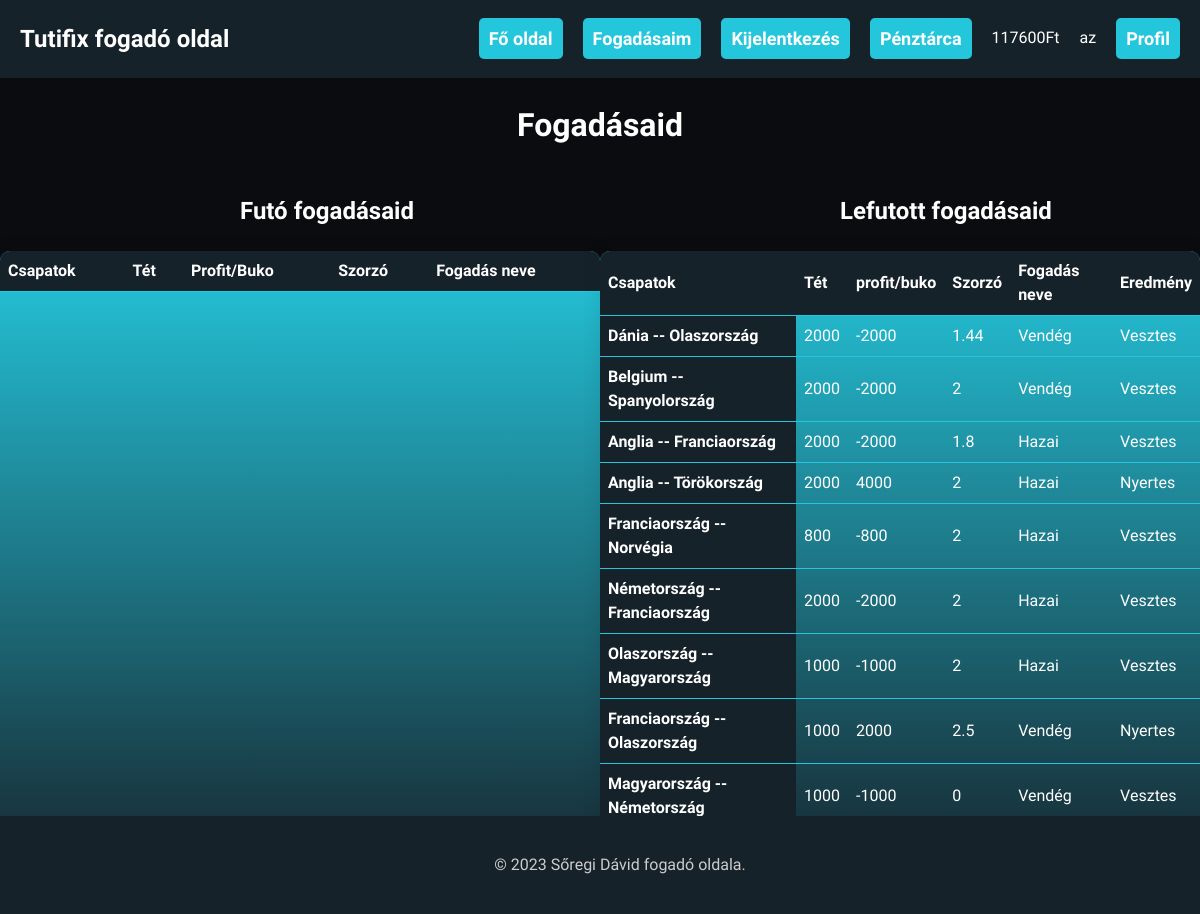
Page /Fogadás_web/fogadasok.php (signed in) on the committed database.
### tables this page shows
CREATE TABLE `penztarca` (
  `felhasz_id` int(11) NOT NULL,
  `penztarca_id` int(11) NOT NULL,
  `egyenleg` double NOT NULL
);

CREATE TABLE `nemzetek` (
  `nemzet_id` int(11) NOT NULL,
  `nemzet_nev` varchar(255) NOT NULL
);

### Fogadás_web/database.php (called while the page is built, shortened)
<?php
$db = new Database();
class Database {
    private $database = 'fogadas_zaro';
    private $host = 'localhost';
    private $user = 'root';
    private $password = '';
    protected $dbc = null;
    public function security($data){
        return htmlspecialchars(trim($data));
    }
    public function __construct() {
        try {
            $this->dbc = new mysqli($this->host, $this->user, $this->password, $this->database);
            $this->dbc->set_charset('utf8');
        } catch (mysqli_sql_exception $exc) {
            echo "Kapcsolódási hiba:" . $exc->getMessage();
        }
    }
    public function RunSQL($sql) {
        try {
            $utasitas = $this->dbc->prepare($sql);
            $utasitas->execute();
        } catch (mysqli_sql_exception $exc) {
            echo "Lekérdezési hiba: " . $exc->getMessage();
        }
        $result = $utasitas->get_result();
        if ($result) {
            return $result;
        } else {
            return $utasitas->affected_rows;
        }
    }
}?>

### Fogadás_web/fogadasok.php (the view, shortened to what this page needs)
<?php include('header.php');
?>
<main id="refresh">
  <h1 class="kozep">Fogadásaid</h1>
  <div class="container2">
    <h2 class="cim2">Futó fogadásaid</h2>
    <h2 class="cim2">Lefutott fogadásaid</h2>
  </div>
  <div class="table-container">
    <table class="table">
      <thead>
        <th>Csapatok</th>
        <th>Tét</th>
        <th>Profit/Buko</th>
        <th>Szorzó</th>
        <th>Fogadás neve</th>
      </thead>
      <tr>
    </table>
    <table class="table">
      <thead>
        <th>Csapatok</th>
        <th>Tét</th>
        <th>profit/buko</th>
        <th>Szorzó</th>
        <th>Fogadás neve</th>
        <th>Eredmény</th>
      </thead>
      <tr>
        <?php foreach ($result as $value) {
          $sql3 = "SELECT * FROM nemzetek WHERE nemzet_id = '" . $value['hazai_id'] . "';";
          $result3 = $db->RunSQL($sql3);
          $sql4 = "SELECT * FROM nemzetek WHERE nemzet_id = '" . $value['vendeg_id'] . "';";
          $result4 = $db->RunSQL($sql4);
          $hazai_nev = $result3->fetch_assoc()['nemzet_nev'];
          $vendeg_nev = $result4->fetch_assoc()['nemzet_nev'];
        ?>
          <th>
            <?= $hazai_nev; ?> --
            <?= $vendeg_nev; ?>
          </th>
          <td>
            <?= $value['fogadasi_osszeg']; ?>
          </td>
          <td>
            <?= $value['profit_buko']; ?>
          </td>
          <td>
            <?= $value['odds']; ?>
          <td>
            <?= $value['fogadas_neve']; ?>
          </td>
          </td>
          <td>
            <?= $value['eredmeny']; ?>
          </td>
      </tr>
    <?php }
    ?>
    </table>
  </div>
</main>
<div class="row">
  <footer class="lent">
    <p>&copy; 2023 Sőregi Dávid fogadó oldala.</p>
  </footer>
</div>
</div>

### Fogadás_web/header.php (shortened to what this page needs)
<?php
include('database.php');
if (isset($_SESSION['felhasz_id']) ? $_SESSION['felhasz_id'] = $db->security($_SESSION['felhasz_id']) : $_SESSION['felhasz_id'] = "") {
  $sql2 = "SELECT egyenleg FROM penztarca WHERE felhasz_id = " . $_SESSION['felhasz_id'] . ";";
  $result2 = $db->RunSQL($sql2);
  $sql = "SELECT DISTINCT `fogadasi_osszeg`,`profit_buko`, fogadas.meccs_id , fogadas.fogadasi_szam,fogadas.eredmeny, fogadas_neve, odds, hazai_id, vendeg_id FROM fogadas INNER JOIN fogadasi_lehetoseg ON fogadasi_lehetoseg.fogadasi_szam = fogadas.fogadasi_szam INNER JOIN meccs_eredmeny ON meccs_eredmeny.meccs_id = fogadas.meccs_id INNER JOIN nemzetek ON nemzetek.nemzet_id = meccs_eredmeny.hazai_id OR nemzetek.nemzet_id = meccs_eredmeny.vendeg_id WHERE felhasz_id = '" . $_SESSION['felhasz_id'] . "' AND lefutott_e = 1 ORDER BY fog_id DESC LIMIT 10;";
  $result = $db->RunSQL($sql);
}
?>
<!DOCTYPE html>
<html lang="hu">
<head>
  <link href="kinezet.css?<?php echo time(); ?>" rel="stylesheet">
</head>
<body>
  <div id="refresh">
  <div class="container">
    <div class="row">
      <header>
        <h1>Tutifix fogadó oldal</h1>
        <nav>
          <ul>
            <li><a href="Foldal.php" class="navbutton">Fő oldal</a></li>
            <?php
            if (isset($_SESSION['felhasz_id']) ? $_SESSION['felhasz_id'] = $db->security($_SESSION['felhasz_id']) : $_SESSION['felhasz_id'] = "") { ?>
              <li><a href="fogadasok.php" class="navbutton">Fogadásaim</a></li>
            <?php } ?>
            <?php if (isset($_SESSION['felhasz_nev'])): ?>
              <li><a href="logout.php" role="button" class="navbutton">Kijelentkezés</a></li>
              <li><a href="penztarca.php" class="navbutton">Pénztárca</a></li>
              <?php while ($row = $result2->fetch_assoc()): ?>
                <li>
                  <?= $row['egyenleg']; ?>Ft
                </li>
              <?php endwhile; ?>
              <li>
                <?= $_SESSION['felhasz_nev']; ?>
              </li>
              <li>
              <a href="profil.php" class="navbutton">Profil</a>
              </li>
            <?php else: ?>
              <li><a href="register.php" class="navbutton">Regisztráció</a></li>
              <li><a href="login.php" class="navbutton">Bejelentkezés</a></li>
            <?php endif; ?>
          </ul>
        </nav>
      </header>
    </div>
  </div>

### Fogadás_web/kinezet.css (style rules this page uses)
body { background-color: #0b0c10; color: #fff; font-family: 'Kanit', sans-serif; font-size: 16px; line-height: 1.6; margin: 0; }
.kozep { text-align: center; }
.table { border-collapse: collapse; margin-bottom: 30px; width: 100%; max-width: 800px; font-size: 16px; font-weight: 400; line-height: 1.5; color: #333; border-radius: 5px; overflow: hidden; box-shadow: 0 0 20px rgba(0, 0, 0, 0.1); }
.table-container { display: flex; flex-wrap: wrap; justify-content:space-around; }
.lent { position: fixed; left: 0; bottom: 0; width: 100%; text-align: center; }
.table { width: 50%; margin-bottom: 20px; border-collapse: collapse; border-radius: 10px; background: linear-gradient(360deg ,#16222a, #24c6dc); color: white; }
.cim2 { display: inline-block; width: 50%; margin-left: 20vw; }
.container2 { display: flex; justify-content: space-between; }
.table th, .table td { padding: 8px; text-align: left; border-bottom: 1px solid #24c6dc; }
.table th { background: linear-gradient( #16222a, #16222a); font-weight: bold; }
.navbutton { text-decoration: none; font-weight: bold; padding: 10px; color: white; background-color: #24c6dc; border-radius: 5px; }
header { align-items: center; display: flex; justify-content: space-between; padding: 20px; background-color: #16222a; font-family: 'Kanit', sans-serif; }
header h1 { font-size: 24px; margin: 0; }
header nav ul { display: flex; list-style: none; margin: 0; padding: 0; }
header nav li { margin-right: 20px; }
header nav li:last-child { margin-right: 0; }
header nav a { font-size: 18px; }
footer { background-color: #16222a; color: #ccc; padding: 20px; text-align: center; }
p,a { text-align: center; }
a { text-decoration: none; color: #24c6dc; }

### rows in the picture
penztarca: egyenleg "117600"
nemzetek: nemzet_nev "Dánia"
nemzetek: nemzet_nev "Olaszország"
nemzetek: nemzet_nev "Belgium"
nemzetek: nemzet_nev "Spanyolország"
nemzetek: nemzet_nev "Anglia"
nemzetek: nemzet_nev "Franciaország"
nemzetek: nemzet_nev "Törökország"
nemzetek: nemzet_nev "Norvégia"
nemzetek: nemzet_nev "Németország"
nemzetek: nemzet_nev "Magyarország"

### other values in the picture
$_SESSION['felhasz_nev'] "az"
$value['fogadasi_osszeg'] "2000"
$value['profit_buko'] "-2000"
$value['odds'] "1.44"
$value['fogadas_neve'] "Vendég"
$value['eredmeny'] "Vesztes"
$value['odds'] "2"
$value['odds'] "1.8"
$value['fogadas_neve'] "Hazai"
$value['profit_buko'] "4000"
$value['eredmeny'] "Nyertes"
$value['fogadasi_osszeg'] "800"
$value['profit_buko'] "-800"
$value['fogadasi_osszeg'] "1000"
$value['profit_buko'] "-1000"
